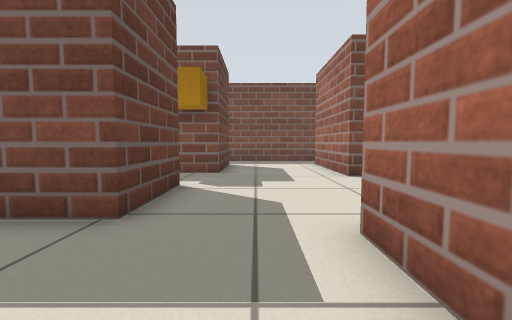
view 1 (above)

24 first-person views from a walk through a Stage world. The camera is 0.5 m above the floor, tilts 4° down and sees 90° across. The lines on the ground mark 1 m squares. The floor is counted in squares, 0.5 m on a side. Each view is taken from the middle of a square. On the plan, view 1 faces up. The plan holds only what a view shows up to about 11 squares ahead; the rest is blank. Robots are left out.

view 2
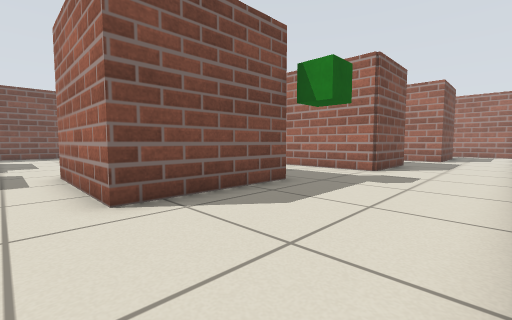

view 3
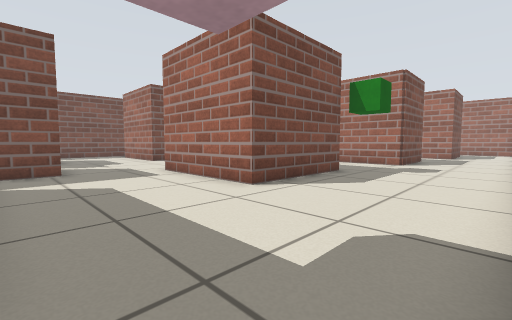

view 4
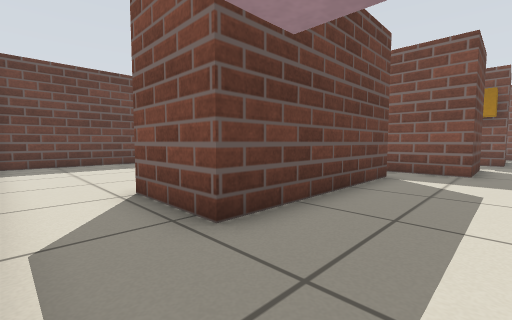

view 5
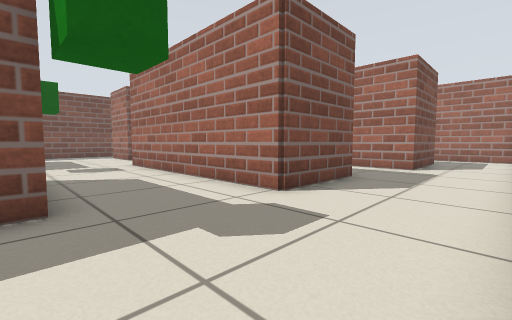

view 6
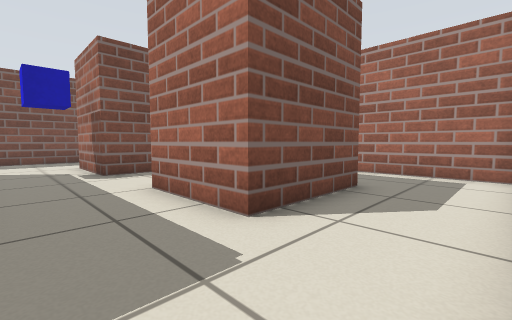

view 7
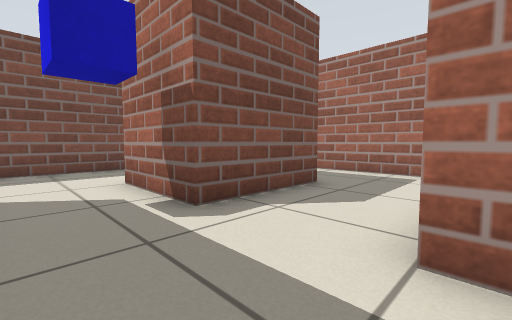

view 8
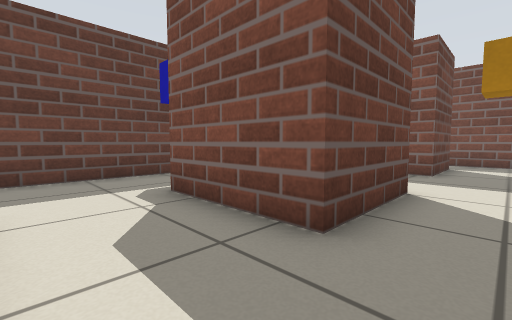

view 9
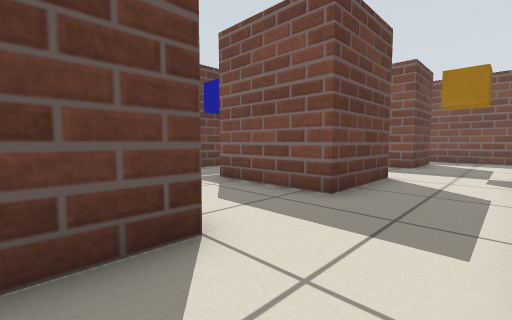

view 10
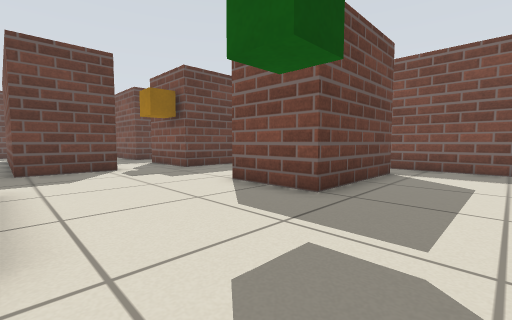

view 11
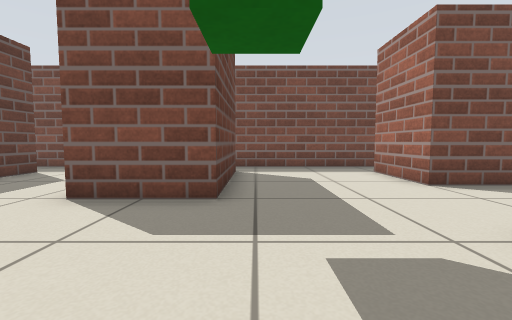

view 12
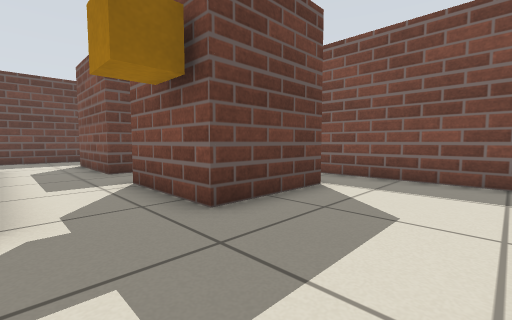

view 13
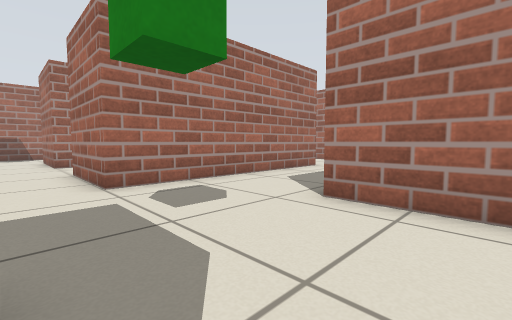

view 14
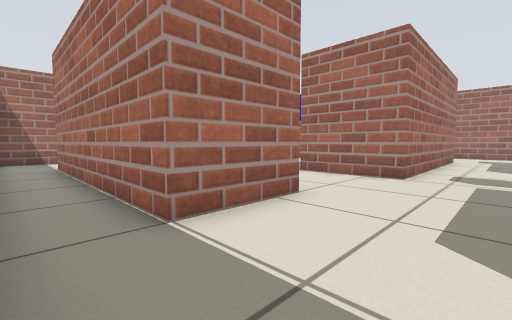

view 15
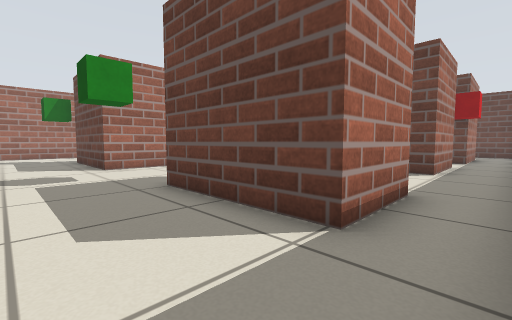

view 16
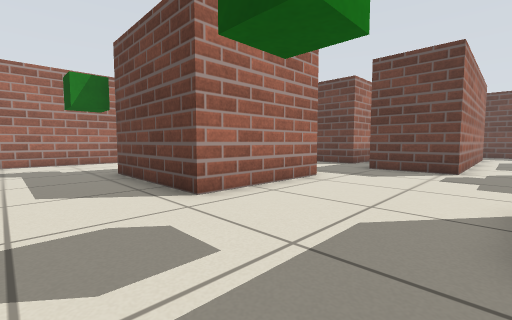

view 17
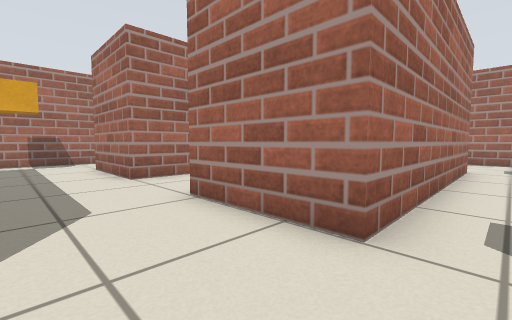

view 18
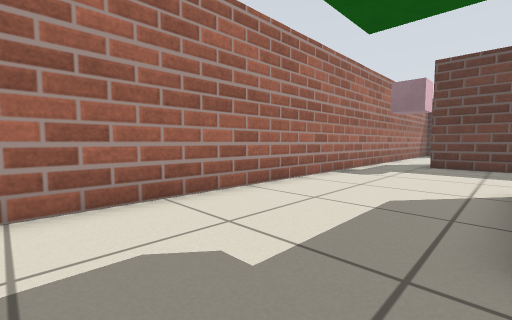

view 19
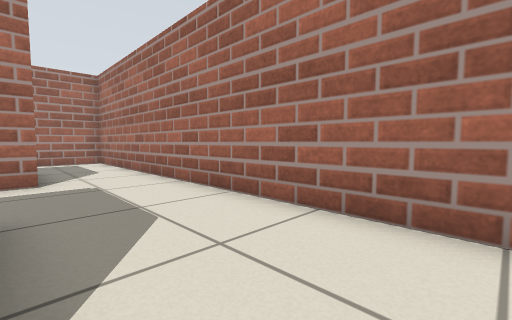

view 20
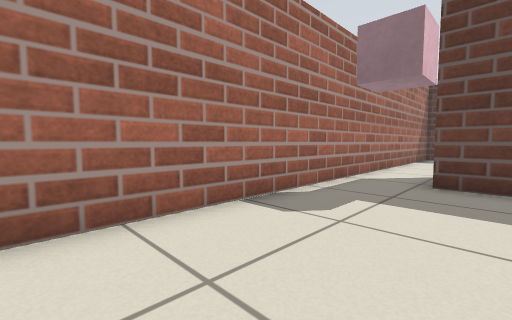

view 21
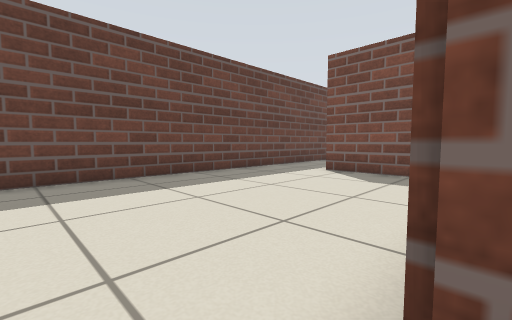

view 22
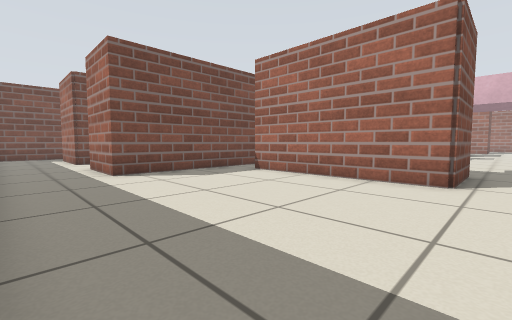

view 23
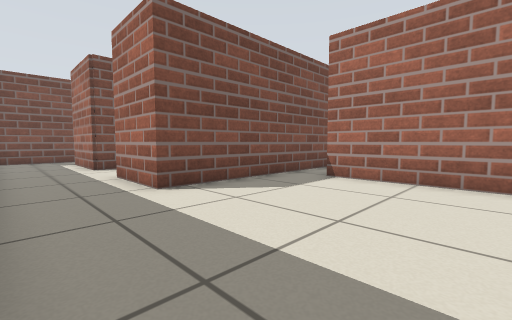

view 24
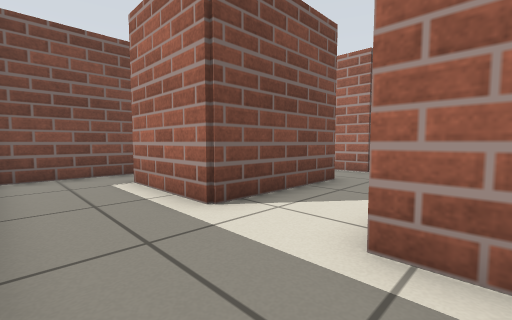

### Floor plan
Points are (right, up) in squares from view 1. A wall is a line through its corners. A room is listed if a view was taken in it or the views show most of it. See-through windows are left out.
Room 1 (views 1, 2, 3, 4, 5, 6, 7, 8, 9, 10, 11, 18, 19, 20, 21)
walls: (15.1, 2.4) (15.1, 5.5) (18.7, 5.5) (18.7, 2.4) (15.1, 2.4); (12.3, 4.6) (12.3, -0.1); (12.2, -2.7) (9, -2.7) (9, 4.5); (18.7, -0.5) (18.7, -2.1); (9, 5.5) (12.4, 5.5); (18.8, -3.6) (15.3, -3.6) (15.3, -0.5); (5.3, 2.8) (5.3, -1.7) (1.1, -1.7) (1.1, 2.8); (21.5, 0.8) (21.5, 8); (10, 11.6) (18.4, 11.6) (18.4, 8.8) (10, 8.8); (21.5, -6.1) (21.5, -2.2); (10.9, 13.3) (9.4, 13.3); (21.5, 11.6) (21.5, 13); (21, 13.3) (18.1, 13.3); (-1.8, 3.2) (-5, 3.2); (-3.5, 1.9) (-3.5, -4.2) (-6.2, -4.2); (-7.5, -6.3) (20.5, -6.3)
ways out: opening at (0, 3.3) to room 2; opening at (8.2, 5.3) to room 2; opening at (10, 12.5) to room 2; opening at (-6.5, -5.5) to room 3
objects: pink box (-2, -5) to (-2, -4); green box (6, -3) to (6, -2); blue box (14, 3) to (14, 4); orange box (20, 7) to (20, 8)
Room 2 (views 12, 13, 14, 15, 16, 17)
walls: (2.6, 11.6) (5.3, 11.6) (5.3, 7.4) (2.7, 7.4) (2.7, 11.1); (2.1, 13.3) (-2.9, 13.3); (1.1, 2.8) (5.3, 2.8); (-4.5, 11.4) (-1.2, 11.4) (-1.2, 8.3) (-4.5, 8.3); (-4.5, 5.9) (-1.8, 5.9) (-1.8, 3.2); (10, 8.8) (10, 11.6); (9, 4.5) (9, 5.5); (9.4, 13.3) (4.8, 13.3)
ways out: opening at (0, 3.3) to room 1; opening at (8.2, 5.3) to room 1; opening at (10, 12.5) to room 1; opening at (-5, 7) to room 3; opening at (-5, 12.5) to room 3
objects: green box (6, 5) to (6, 6)
Room 3 (views 22, 23, 24)
walls: (-13.4, 3.5) (-13.4, -6.1); (-13.4, 6.5) (-13.4, 6); (-6.8, 5.9) (-4.5, 5.9); (-5, 3.2) (-10.7, 3.2) (-10.7, 6); (-6.7, 9.1) (-6.7, 8.3) (-10.7, 8.3) (-10.7, 11.6); (-4.5, 8.3) (-4.5, 9.5); (-10, 13.3) (-13.1, 13.3); (-6.2, -4.2) (-6.2, 1.9); (-9.5, -6.3) (-7.5, -6.3)
ways out: opening at (-6.5, -5.5) to room 1; opening at (-5, 7) to room 2; opening at (-5, 12.5) to room 2
objects: red box (-6, 11) to (-6, 12)

Where each view was taken, in squares from view 1:
view 1: 0 up, 0 right, facing up
view 2: 6 down, 0 right, facing up-right
view 3: 6 down, 3 left, facing up-right
view 4: 6 down, 1 left, facing up-left
view 5: 6 down, 5 right, facing up-right
view 6: 6 down, 13 right, facing up-right
view 7: 1 down, 13 right, facing up-right
view 8: 0 up, 20 right, facing up-left
view 9: 2 down, 21 right, facing up-left
view 10: 3 up, 8 right, facing up-left
view 11: 3 up, 6 right, facing up
view 12: 6 up, 2 right, facing up-left
view 13: 7 up, 3 right, facing down-right
view 14: 13 up, 7 right, facing down-right
view 15: 13 up, 8 right, facing down-left
view 16: 7 up, 8 right, facing down-left
view 17: 8 up, 8 right, facing down-right
view 18: 2 down, 8 right, facing down-left
view 19: 3 down, 8 right, facing down-right
view 20: 3 down, 3 right, facing down-left
view 21: 5 down, 6 left, facing up-left
view 22: 5 down, 13 left, facing up-right
view 23: 2 down, 13 left, facing up-right
view 24: 5 up, 13 left, facing up-right
